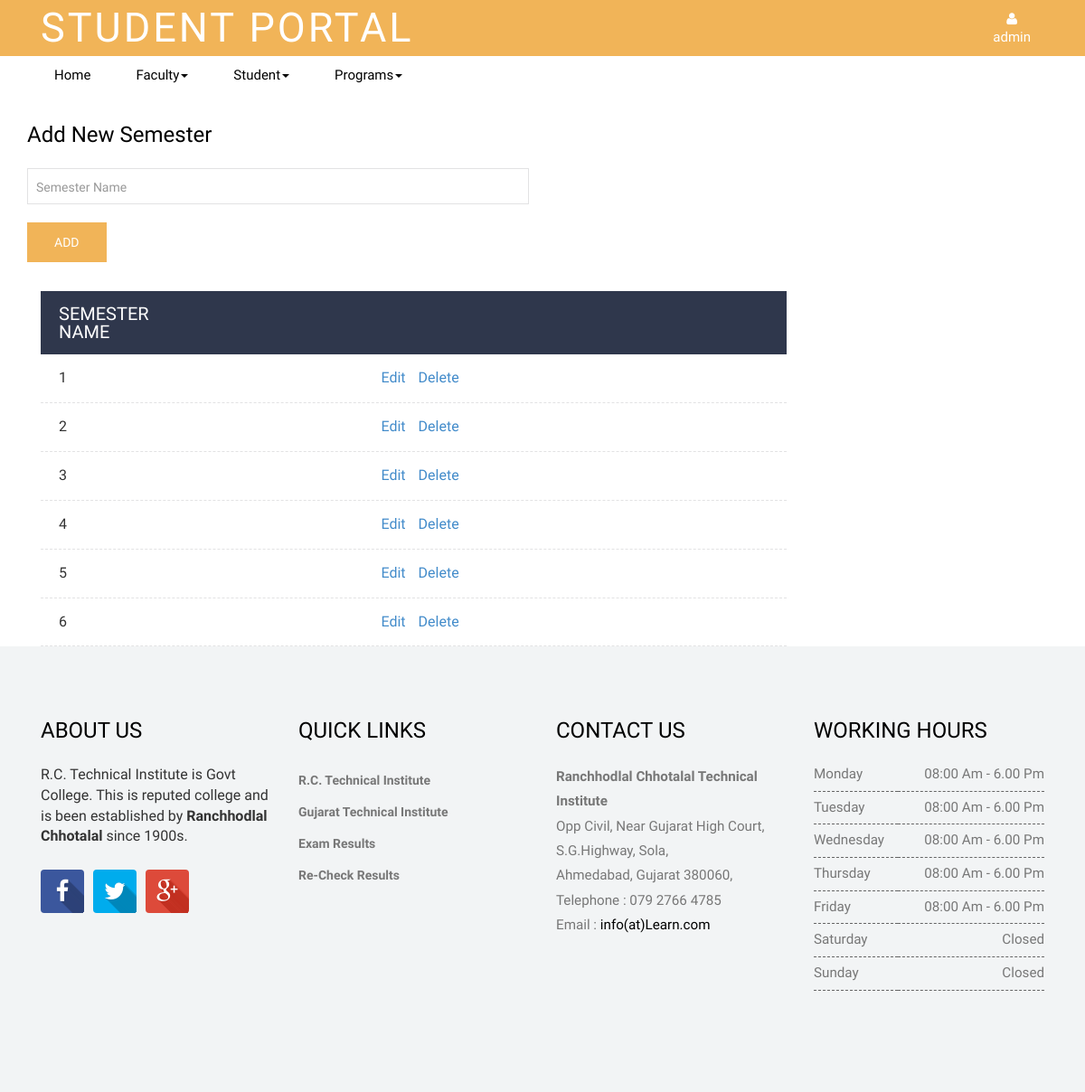
The app's page /admin/semester_master.php (signed in) with its own data.
### tables this page shows
CREATE TABLE `tbl_semestermaster` (
  `sem_id` int(11) NOT NULL,
  `sem_name` varchar(20) NOT NULL
);

### admin/db/session.php (called while the page is built, shortened)
<?php
	$login_check = $_SESSION['userchk'];
	if(!isset($login_check))
	{
		mysql_close($con);
		header('location:index.php');
	}
	else
	{
		$sql = mysql_query("SELECT * from tbl_login WHERE adm_username = '$login_check'");
		$row = mysql_fetch_assoc($sql);
		$name = $row['adm_username'];
	}
?>

### admin/semester_master.php (the view, shortened to what this page needs)
<?php
    include('db/session.php');
?>
<!DOCTYPE HTML>
<html>
<?php
  include 'layouts/header.php';
?>
<body>
    <?php
    include 'layouts/menu.php';
   ?>
<div class="admission">
	   <div class="container">
	   	  <div class="col-md-6 admission_left">
	   	  	<h2>Add New Semester</h2>
	   	  	<form method="post">
             <div class="input-group input-group1">
                <input class="form-control has-dark-background" name="sem_name" id="slider-name" placeholder="Semester Name" type="text" required="" maxlength=""
                value="<?php
                if(isset($_GET['edit']))
                {
                    echo $row1['sem_name'];
                }
                else
                {
                    echo"";
                }
                ?>"
                >
             </div>
             <?php
                if(isset($_GET['edit']))
                {
                    echo "<input type='submit' value='Update' name='update_semester' class='course-submit'>";
                }
                else
                {
                    echo "<input type='submit' value='Add' name='add_semester' class='course-submit'>";
                }
             ?>
            </form>
          </div>
        </div>
</div>
<div class="container">
	<div class="col-md-9">
		<div class="course_list">
          	<div class="table-header clearfix">
                	<div class="id_col">Semester Name</div>
    		</div>
            <?php
                $sql="SELECT *FROM tbl_semestermaster";
                $result=mysql_query($sql);
                while ($row=mysql_fetch_assoc($result))
                {
                  echo  "<ul class='table-list'>
                            <li class='clearfix'>
                            <div class='id_col'>";?> <?php echo $row["sem_name"]; ?></div>
                            <?php
                              echo "<div class='name_col'><a href='#'>";
                            ?>
                            </a></div>
                            <?php
                            echo "<div class='duration_col'>
                                      <a href='semester_master.php?edit=".$row['sem_id']."'>Edit</a>
                                      <a href='semester_master.php?delete=".$row['sem_id']."'>Delete</a>
                                    </div>
                                 </li>
                              </ul>";
                }
            ?>
    	</div>
	</div>
</div>
 <?php
  include 'layouts/footer.php';
?>
</body>
</html>

### admin/layouts/menu.php (shortened to what this page needs)
<nav class="navbar navbar-default" role="navigation">
  <div class="container">
      <div class="navbar-header">
          <a class="navbar-brand1" href="Homeadmin.php">Student Portal</a>
      </div>
      <div class="navbar-collapse collapse" id="bs-example-navbar-collapse-1" style="height: 1px;">
          <ul class="nav navbar-nav">
            <li class="dropdown">
                <a href="login.html" class="dropdown-toggle" data-toggle="dropdown"><i class="fa fa-user"></i><span><?php echo $name;?></span></a>
            </li>
        </ul>
      </div>
    </div>
</nav>
<nav class="navbar nav_bottom" role="navigation">
 <div class="container">
    <div class="collapse navbar-collapse" id="bs-megadropdown-tabs">
        <ul class="nav navbar-nav nav_1">
            <li><a href="Homeadmin.php">Home</a></li>
            <li class="dropdown">
                <a href="services.html" class="dropdown-toggle" data-toggle="dropdown">Faculty<span class="caret"></span></a>
            </li>
            <li class="dropdown">
                <a href="services.html" class="dropdown-toggle" data-toggle="dropdown">Student<span class="caret"></span></a>
            </li>
            <li class="dropdown">
                <a href="services.html" class="dropdown-toggle" data-toggle="dropdown">Programs<span class="caret"></span></a>
            </li>
        </ul>
     </div>
   </div>
</nav>

### admin/css/main-style.css (style rules this page uses)
navbar-brand1 h4, h5, h6, h1, h2, h3 { margin-top: 0; }
ul, ol { margin: 0; }
html, body { font-family: 'PT Sans Narrow', sans-serif; font-size: 100%; background:#fff; }
body a { transition:0.5s all; -webkit-transition:0.5s all; -moz-transition:0.5s all; -o-transition:0.5s all; -ms-transition:0.5s all; }
.navbar-default { background-color:#f1b458 !important; border-color:#f1b458; border-radius: 0px; }
.navbar-default .navbar-nav > li > a { color: #fff; font-weight: 300; }
.navbar-default .navbar-nav > li > a span { display:block; }
.navbar { min-height:100%; margin-bottom:0; }
.navbar-nav { margin:0; float:right; }
.navbar-nav > li > a { padding: 10px 15px; text-align: center; color: #fff; font-weight: 100; font-size: 15px; }
.navbar-brand1 { float:left; margin-top: 5px; color: #ffffff; letter-spacing: 3px; padding:15px; font-size:45px; line-height:20px; height:50px; text-transform: uppercase; }
.nav_bottom { background:none; }
ul.nav_1 { float:none; }
ul.nav_1 li { margin-right:44px; }
ul.nav_1 li a { color:#000; }
.input-group { width: 100%; }
.input-group input[type="text"], select { -moz-box-shadow: none; -webkit-box-shadow: none; box-shadow: none; -moz-border-radius: 0px; -webkit-border-radius: 0px; border-radius: 0px; -moz-transition: 0.3s; -o-transition: 0.3s; -webkit-transition: 0.3s; transition: 0.3s; background-color: #ff; border: none; font-size: 14px; min-height: 40px; padding: 10px 9px 9px 9px; width: 100%; color:#555; }
.table-header { background-color:#2f374c; }
.course_list .table-header > div { float: left; padding: 15px 20px; color: #ffffff; font-size: 20px; line-height: 1; }
.table-header > div.id_col { width: 12%; text-transform: uppercase; }
.duration_col a { padding-left: 10px; }
.course_list .table-list { margin: 0; padding: 0; }
.course_list .table-list li { float: none; margin: 0; list-style: none; border-bottom: 1px dashed #e2e2e3; background-color: #ffffff; }
.course_list .table-list li > div.id_col { width: 12%; text-transform: uppercase; }
.course_list .table-list li > div { float: left; padding: 15px 20px; }
.course_list .table-list li > div.name_col { width: 30%; }
.course_list .table-list li > div.duration_col { width: 25%; }
.course-submit { border: none; background-color:#f1b458; color: #ffffff; line-height: 44px; padding: 0 30px; font-size: 14px; text-transform: uppercase; border-radius: 0px; display: inline-block; margin-top: 20px; outline: none; }
.admission { padding:2em 0; }
.admission_left { padding-left:0; }
.admission_left h2, .admission_right h3 { font-size:1.5em; color:#000; margin-bottom:1em; }
.input-group1 input[type="text"], select { border: 1px solid #e2e2e3; }
.input-group1 { margin-top: 10px; }
figure, figcaption, img, h2, p, i, .person-social { -webkit-transition: all .5s; transition: all .5s; }
@media (max-width:1220px) { ul.nav_1 li { margin-right: 20px; } }

### records on screen
tbl_semestermaster: sem_name "1"
tbl_semestermaster: sem_name "2"
tbl_semestermaster: sem_name "3"
tbl_semestermaster: sem_name "4"
tbl_semestermaster: sem_name "5"
tbl_semestermaster: sem_name "6"

### other values on screen
$name "admin"
